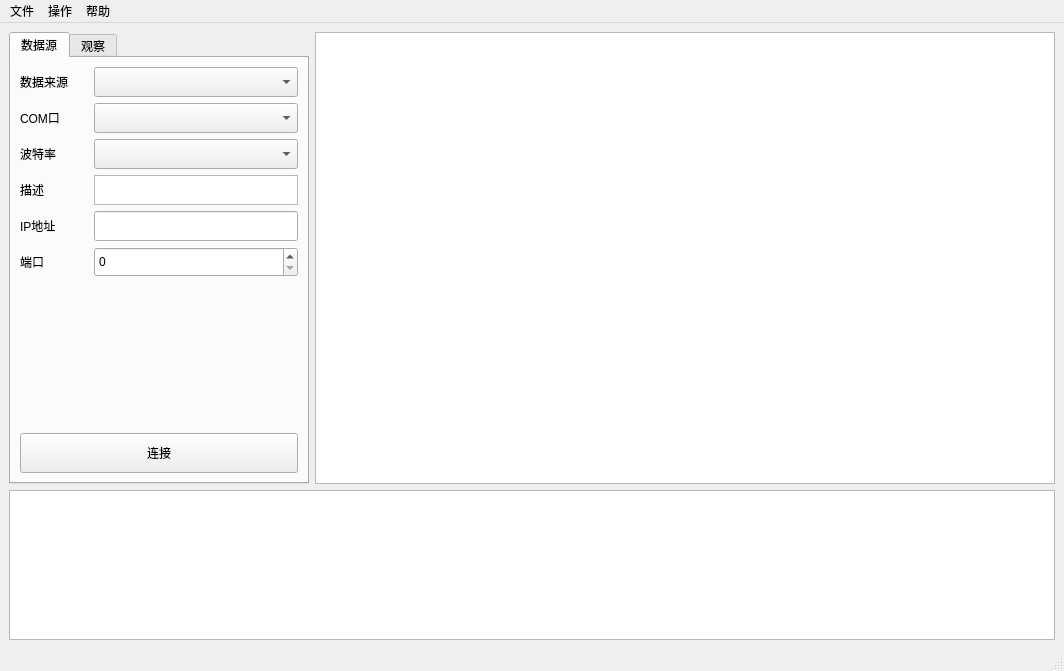
<?xml version="1.0" encoding="UTF-8"?>
<ui version="4.0">
 <class>Monitor</class>
 <widget class="QMainWindow" name="Monitor">
  <property name="geometry">
   <rect>
    <x>0</x>
    <y>0</y>
    <width>1064</width>
    <height>671</height>
   </rect>
  </property>
  <property name="windowTitle">
   <string>MainWindow</string>
  </property>
  <widget class="QWidget" name="centralwidget">
   <layout class="QVBoxLayout" name="verticalLayout_5">
    <item>
     <layout class="QVBoxLayout" name="mainLayout" stretch="3,1">
      <item>
       <layout class="QHBoxLayout" name="topLayout" stretch="1,3">
        <item>
         <widget class="QTabWidget" name="tabWidget">
          <property name="minimumSize">
           <size>
            <width>300</width>
            <height>0</height>
           </size>
          </property>
          <property name="maximumSize">
           <size>
            <width>300</width>
            <height>16777215</height>
           </size>
          </property>
          <property name="currentIndex">
           <number>0</number>
          </property>
          <widget class="QWidget" name="SourceTab">
           <attribute name="title">
            <string>数据源</string>
           </attribute>
           <layout class="QVBoxLayout" name="verticalLayout">
            <item>
             <layout class="QHBoxLayout" name="horizontalLayout_11" stretch="1,3">
              <item>
               <widget class="QLabel" name="DataSourceLabel">
                <property name="text">
                 <string>数据来源</string>
                </property>
               </widget>
              </item>
              <item>
               <widget class="QComboBox" name="DataSourceList">
                <property name="minimumSize">
                 <size>
                  <width>0</width>
                  <height>30</height>
                 </size>
                </property>
                <property name="maximumSize">
                 <size>
                  <width>16777215</width>
                  <height>30</height>
                 </size>
                </property>
               </widget>
              </item>
             </layout>
            </item>
            <item>
             <layout class="QHBoxLayout" name="horizontalLayout_12" stretch="1,3">
              <item>
               <widget class="QLabel" name="COMLabel">
                <property name="text">
                 <string>COM口</string>
                </property>
               </widget>
              </item>
              <item>
               <widget class="QComboBox" name="COMList">
                <property name="minimumSize">
                 <size>
                  <width>0</width>
                  <height>30</height>
                 </size>
                </property>
                <property name="maximumSize">
                 <size>
                  <width>16777215</width>
                  <height>30</height>
                 </size>
                </property>
               </widget>
              </item>
             </layout>
            </item>
            <item>
             <layout class="QHBoxLayout" name="horizontalLayout_13" stretch="1,3">
              <item>
               <widget class="QLabel" name="BaudrateLabel">
                <property name="text">
                 <string>波特率</string>
                </property>
               </widget>
              </item>
              <item>
               <widget class="QComboBox" name="BaudrateList">
                <property name="minimumSize">
                 <size>
                  <width>0</width>
                  <height>30</height>
                 </size>
                </property>
                <property name="maximumSize">
                 <size>
                  <width>16777215</width>
                  <height>30</height>
                 </size>
                </property>
               </widget>
              </item>
             </layout>
            </item>
            <item>
             <layout class="QHBoxLayout" name="horizontalLayout_14" stretch="1,3">
              <item>
               <widget class="QLabel" name="SourceDetailLabel">
                <property name="text">
                 <string>描述</string>
                </property>
               </widget>
              </item>
              <item>
               <widget class="QTextBrowser" name="SourceDetail">
                <property name="minimumSize">
                 <size>
                  <width>0</width>
                  <height>30</height>
                 </size>
                </property>
                <property name="maximumSize">
                 <size>
                  <width>16777215</width>
                  <height>30</height>
                 </size>
                </property>
                <property name="contextMenuPolicy">
                 <enum>Qt::NoContextMenu</enum>
                </property>
                <property name="acceptDrops">
                 <bool>false</bool>
                </property>
                <property name="inputMethodHints">
                 <set>Qt::ImhMultiLine</set>
                </property>
                <property name="verticalScrollBarPolicy">
                 <enum>Qt::ScrollBarAlwaysOff</enum>
                </property>
                <property name="horizontalScrollBarPolicy">
                 <enum>Qt::ScrollBarAlwaysOff</enum>
                </property>
               </widget>
              </item>
             </layout>
            </item>
            <item>
             <layout class="QHBoxLayout" name="horizontalLayout_16" stretch="1,3">
              <item>
               <widget class="QLabel" name="IPAddressLabel">
                <property name="text">
                 <string>IP地址</string>
                </property>
               </widget>
              </item>
              <item>
               <widget class="QLineEdit" name="IPAddressEdit">
                <property name="minimumSize">
                 <size>
                  <width>0</width>
                  <height>30</height>
                 </size>
                </property>
                <property name="maximumSize">
                 <size>
                  <width>16777215</width>
                  <height>30</height>
                 </size>
                </property>
               </widget>
              </item>
             </layout>
            </item>
            <item>
             <layout class="QHBoxLayout" name="horizontalLayout_17" stretch="1,3">
              <item>
               <widget class="QLabel" name="PortLabel">
                <property name="text">
                 <string>端口</string>
                </property>
               </widget>
              </item>
              <item>
               <widget class="QSpinBox" name="PortEdit">
                <property name="minimumSize">
                 <size>
                  <width>0</width>
                  <height>30</height>
                 </size>
                </property>
                <property name="maximumSize">
                 <size>
                  <width>16777215</width>
                  <height>30</height>
                 </size>
                </property>
               </widget>
              </item>
             </layout>
            </item>
            <item>
             <spacer name="verticalSpacer_3">
              <property name="orientation">
               <enum>Qt::Vertical</enum>
              </property>
              <property name="sizeHint" stdset="0">
               <size>
                <width>13</width>
                <height>267</height>
               </size>
              </property>
             </spacer>
            </item>
            <item>
             <widget class="QPushButton" name="ConnectButton">
              <property name="minimumSize">
               <size>
                <width>0</width>
                <height>40</height>
               </size>
              </property>
              <property name="maximumSize">
               <size>
                <width>16777215</width>
                <height>40</height>
               </size>
              </property>
              <property name="text">
               <string>连接</string>
              </property>
             </widget>
            </item>
           </layout>
          </widget>
          <widget class="QWidget" name="ObserverTab">
           <attribute name="title">
            <string>观察</string>
           </attribute>
           <layout class="QVBoxLayout" name="verticalLayout_8">
            <item>
             <widget class="QListView" name="ObservedList"/>
            </item>
            <item>
             <layout class="QHBoxLayout" name="horizontalLayout_15">
              <item>
               <widget class="QToolButton" name="AddButton">
                <property name="minimumSize">
                 <size>
                  <width>32</width>
                  <height>32</height>
                 </size>
                </property>
                <property name="text">
                 <string>添加</string>
                </property>
               </widget>
              </item>
              <item>
               <widget class="QToolButton" name="DeleteButton">
                <property name="minimumSize">
                 <size>
                  <width>32</width>
                  <height>32</height>
                 </size>
                </property>
                <property name="text">
                 <string>删除</string>
                </property>
               </widget>
              </item>
              <item>
               <spacer name="horizontalSpacer">
                <property name="orientation">
                 <enum>Qt::Horizontal</enum>
                </property>
                <property name="sizeHint" stdset="0">
                 <size>
                  <width>40</width>
                  <height>20</height>
                 </size>
                </property>
               </spacer>
              </item>
             </layout>
            </item>
           </layout>
          </widget>
         </widget>
        </item>
        <item>
         <widget class="QChartView" name="Chart"/>
        </item>
       </layout>
      </item>
      <item>
       <widget class="QTextBrowser" name="RawData"/>
      </item>
     </layout>
    </item>
   </layout>
  </widget>
  <widget class="QMenuBar" name="menubar">
   <property name="geometry">
    <rect>
     <x>0</x>
     <y>0</y>
     <width>1064</width>
     <height>26</height>
    </rect>
   </property>
   <widget class="QMenu" name="menu">
    <property name="title">
     <string>文件</string>
    </property>
    <addaction name="DataIn"/>
    <addaction name="DataOut"/>
   </widget>
   <widget class="QMenu" name="menu_2">
    <property name="title">
     <string>操作</string>
    </property>
    <addaction name="GenerateShot"/>
    <addaction name="ChartSettings"/>
   </widget>
   <widget class="QMenu" name="menu_3">
    <property name="title">
     <string>帮助</string>
    </property>
    <addaction name="AboutMenu"/>
   </widget>
   <addaction name="menu"/>
   <addaction name="menu_2"/>
   <addaction name="menu_3"/>
  </widget>
  <widget class="QStatusBar" name="statusbar">
   <property name="sizeGripEnabled">
    <bool>true</bool>
   </property>
  </widget>
  <action name="DataIn">
   <property name="text">
    <string>导入数据</string>
   </property>
  </action>
  <action name="DataOut">
   <property name="text">
    <string>导出数据</string>
   </property>
  </action>
  <action name="AboutMenu">
   <property name="text">
    <string>关于</string>
   </property>
  </action>
  <action name="GenerateShot">
   <property name="text">
    <string>生成截图</string>
   </property>
  </action>
  <action name="ChartSettings">
   <property name="text">
    <string>画布设置</string>
   </property>
  </action>
 </widget>
 <customwidgets>
  <customwidget>
   <class>QChartView</class>
   <extends>QGraphicsView</extends>
   <header>QtCharts.h</header>
  </customwidget>
 </customwidgets>
 <resources/>
 <connections/>
</ui>
